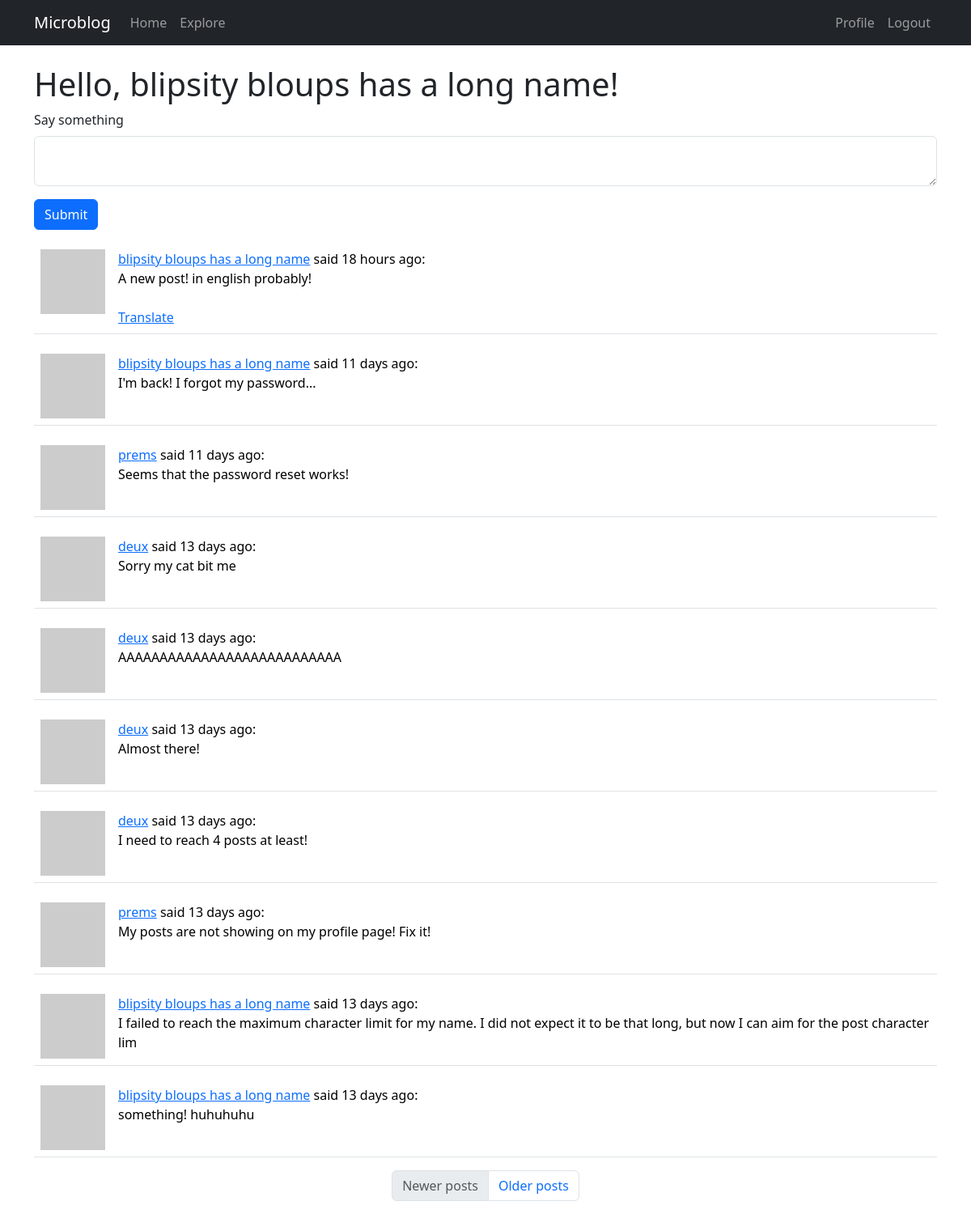
Page /index (signed in) on the committed database.
### app/models.py (models this page shows, shortened)
class User(UserMixin, db.Model):
    id: so.Mapped[int] = so.mapped_column(primary_key=True)
    username: so.Mapped[str] = so.mapped_column(sa.String(64), index=True, unique=True)
    email: so.Mapped[str] = so.mapped_column(sa.String(120), index=True, unique=True)
    password_hash: so.Mapped[Optional[str]] = so.mapped_column(sa.String(256))
    posts: so.WriteOnlyMapped["Post"] = so.relationship(back_populates="author")
    about_me: so.Mapped[Optional[str]] = so.mapped_column(sa.String(140))
    last_seen: so.Mapped[Optional[datetime]] = so.mapped_column(
        default=lambda: datetime.now(timezone.utc)
    )
    following: so.WriteOnlyMapped["User"] = so.relationship(
        secondary=followers,
        primaryjoin=(followers.c.follower_id == id),
        secondaryjoin=(followers.c.followed_id == id),
        back_populates="followers",
    )
    followers: so.WriteOnlyMapped["User"] = so.relationship(
        secondary=followers,
        primaryjoin=(followers.c.followed_id == id),
        secondaryjoin=(followers.c.follower_id == id),
        back_populates="following",
    )
    def avatar(self, size):
        digest = md5(self.email.lower().encode("utf-8")).hexdigest()
        return f"https://www.gravatar.com/avatar/{digest}?d=identicon&s={size}"
    def following_posts(self):
        Author = so.aliased(User)
        Follower = so.aliased(User)
        return (
            sa.select(Post)
            .join(Post.author.of_type(Author))
            .join(Author.followers.of_type(Follower), isouter=True)
            .where(sa.or_(Follower.id == self.id, Author.id == self.id))
            .group_by(Post)
            .order_by(Post.timestamp.desc())
        )

class Post(db.Model):
    id: so.Mapped[int] = so.mapped_column(primary_key=True)
    body: so.Mapped[str] = so.mapped_column(sa.String(140))
    timestamp: so.Mapped[datetime] = so.mapped_column(
        index=True, default=lambda: datetime.now(timezone.utc)
    )
    user_id: so.Mapped[int] = so.mapped_column(sa.ForeignKey(User.id), index=True)
    author: so.Mapped[User] = so.relationship(back_populates="posts")
    language: so.Mapped[Optional[str]] = so.mapped_column(sa.String(5))

### app/routes.py (the view, shortened to what this page needs)
@app.route("/", methods=["GET", "POST"])
@app.route("/index", methods=["GET", "POST"])
@login_required
def index():
    form = PostForm()
    page = request.args.get("page", 1, int)
    posts = db.paginate(
        current_user.following_posts(),
        page=page,
        per_page=app.config["POSTS_PER_PAGE"],
        error_out=False,
    )
    prev_url = url_for("index", page=posts.prev_num) if posts.has_prev else None
    next_url = url_for("index", page=posts.next_num) if posts.has_next else None
    return render_template(
        "index.html",
        title=_("Home"),
        form=form,
        posts=posts,
        prev_url=prev_url,
        next_url=next_url,
    )

### app/forms.py
class PostForm(FlaskForm):
    post = TextAreaField(
        _l("Say something"), validators=[DataRequired(), Length(min=1, max=140)]
    )
    submit = SubmitField(_l("Submit"))

### app/__init__.py (called while the page is built)
def get_locale():
    return "fr"

### app/models.py (called while the page is built)
@login.user_loader
def load_user(id):
    return db.session.get(User, int(id))

### app/routes.py (called while the page is built)
@app.before_request
def before_request():
    if current_user.is_authenticated:
        current_user.last_seen = datetime.now(timezone.utc)
        db.session.commit()
    g.locale = get_locale()

### app/templates/index.html
{% extends 'base.html' %}
{% import "bootstrap_wtf.html" as wtf %}
{% block content %}
<h1>{{_("Hello")}}, {{ current_user.username }}!</h1>
{% if form %}
{{ wtf.quick_form(form) }}
{% endif %}
{% for post in posts %}
{% include '_post.html' %}
{% endfor %}
<nav aria-label="Post navigation">
  <ul class="pagination justify-content-center">
    <li class="page-item {% if not prev_url %} disabled{% endif %}">
      <a class="page-link" href="{{ prev_url }}">{{_("Newer posts")}}</a>
    </li>
    <li class=" page-item {% if not next_url %} disabled{% endif %}">
        <a class="page-link" href="{{ next_url }}">{{_("Older posts")}}</a>
    </li>
  </ul>
</nav>
{% endblock %}

### app/templates/_post.html
<table class="table table-hover">
    <tr valign="top">
        <td width="70px">
            <a href="{{ url_for('user', username=post.author.username) }}">
                <img src="{{ post.author.avatar(36) }}"></a>
        </td>
        <td>
            <a href="{{ url_for('user', username=post.author.username) }}">
                {{ post.author.username }}</a>
            {{_("said")}} {{ moment(post.timestamp).fromNow() }}:
            <br>
            <span id="post{{ post.id }}">{{ post.body }}</span>
            {% if post.language and post.language != g.locale %}
            <br><br>
            <span id="translation{{ post.id }}"> <a href="javascript:translate('post{{post.id}}',
                    'translation{{post.id}}',
                    '{{post.language}}',
                    '{{g.locale}}')">{{_("Translate")}}</a>
            </span>
            {% endif %}
        </td>
    </tr>
</table>

### rows in the picture
User: username "blipsity bloups has a long name"
Post: author.username "blipsity bloups has a long name", timestamp "18 hours ago", body "A new post! in english probably!"
Post: author.username "blipsity bloups has a long name", timestamp "11 days ago", body "I'm back! I forgot my password..."
Post: author.username "prems", timestamp "11 days ago", body "Seems that the password reset works!"
Post: author.username "deux", timestamp "13 days ago", body "Sorry my cat bit me"
Post: author.username "deux", timestamp "13 days ago", body "AAAAAAAAAAAAAAAAAAAAAAAAAAA"
Post: author.username "deux", timestamp "13 days ago", body "Almost there!"
Post: author.username "deux", timestamp "13 days ago", body "I need to reach 4 posts at least!"
Post: author.username "prems", timestamp "13 days ago", body "My posts are not showing on my profile page! Fix it!"
Post: author.username "blipsity bloups has a long name", timestamp "13 days ago", body "I failed to reach the maximum character limit for my name. I did not expect it to be that long, but now I can aim for the post character lim"
Post: author.username "blipsity bloups has a long name", timestamp "13 days ago", body "something! huhuhuhu"

### other values in the picture
{{ field.label(class='form-label') }} "Say something"
